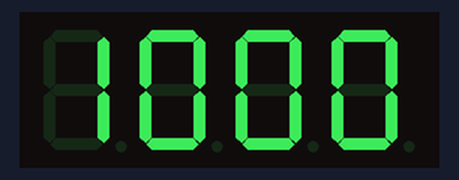
Bench run of a sketch on a simulated Arduino Uno, built with avr-gcc and run on an emulated ATmega328P. Parts: 4-digit seven-segment display. Wiring (inferred from the names in the program): 4-digit 7-segment display, segments lit when HIGH: segments pin 7, pin 6, pin 5, pin 4, pin 3, pin 2, pin 1, pin 0; digit selects pin 8, pin 9, pin 10, pin 11. The segment pins are drawn as the display they are named for.

Above: at 0.11 s.
At 4.3 s:
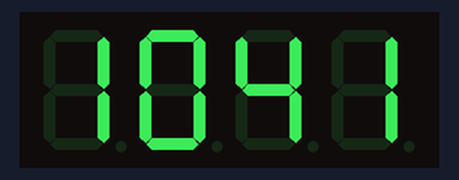
At 9.6 s:
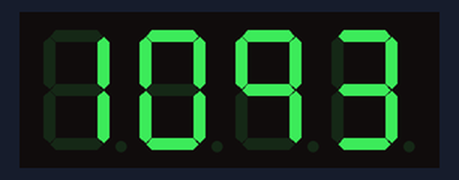
At 19.28 s:
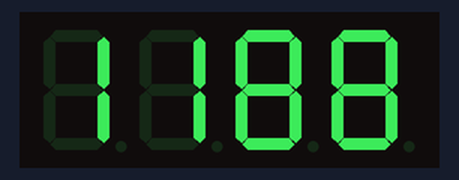
At 28.66 s:
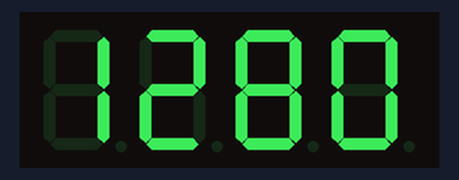
At 39.26 s:
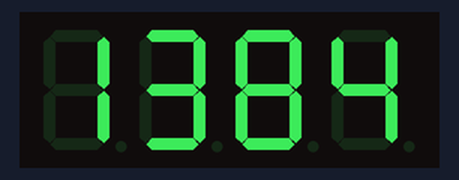

The sketch:

CH_19_code_9.ino
```cpp
/*
 *  아트멜 스튜디오와 아두이노로 배우는 ATmega328 프로그래밍
 *
 * 		Gyeongyong Heo (hgycap@deu.ac.kr)
 *			Department of Electronic Engineering
 *			Dong-eui University
 *  	2015. 07. 14
 */

#define SEGMENT_DELAY 5
// 세그먼트 연결 핀 ‘dp → g → f → e → d → c → b → a’ 순서
int segment_pins[] = {0, 1, 2, 3, 4, 5, 6, 7};
int digit_pins[] = {8, 9, 10, 11}; // 자릿수 선택 핀
uint8_t numbers[]
= {0xFC, 0x60, 0xDA, 0xF2, 0x66, 0xB6, 0xBE, 0xE4, 0xFE, 0xE6};
unsigned long time_previous, time_current;
int count = 1000;
void setup(){
	for(int i = 0; i < 8; i++) // 세그먼트 제어 핀을 출력으로 설정
	pinMode(segment_pins[i], OUTPUT);
	for(int i = 0; i < 4; i++) // 자릿수 선택 핀을 출력으로 설정
	pinMode(digit_pins[i], OUTPUT);
	time_previous = millis(); // 시작 시간
}
void loop(){
	int thousands, hundreds, tens, ones;
	thousands = count / 1000; // 천의 자리
	hundreds = count / 100 % 10; // 백의 자리
	tens = count / 10 % 10; // 십의 자리
	ones = count % 10; // 일의 자리
	show_digit(1, thousands);
	show_digit(2, hundreds);
	show_digit(3, tens);
	show_digit(4, ones);
	time_current = millis(); // 현재 시간
	if(time_current - time_previous > 100){
		time_previous = time_current;
		count++;
		if(count == 10000) count = 1000; // 1000 ~ 9999까지 반복
	}
}
// 지정한 위치 position(1~4)에 지정한 숫자 number(0~9) 출력
void show_digit(int position, int number){
	for(int i = 0; i < 4; i++){
		if(i + 1 == position) digitalWrite(digit_pins[i], LOW);
		else digitalWrite(digit_pins[i], HIGH);
	}
	for(int i = 0; i < 8; i++){
		boolean on_off = bitRead(numbers[number], i); // 비트 값 읽기
		digitalWrite(segment_pins[i], on_off); // 세그먼트 제어
	}
	delay(SEGMENT_DELAY);
}
```
